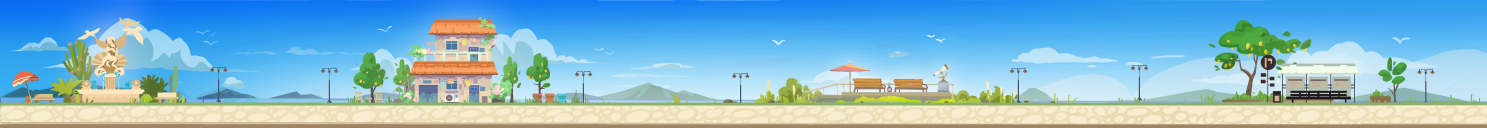
#> input picture assets/authoring/streets_20261101/residential_noon.png, 7431 x 640 px (shown at 1/5 size)
$ python build_motion_grass_clearance_20261106.py
#> lines starting #> are read from the running program, lines starting #| are printed output that depends on the picture
"""Local, reproducible technical masks for the newly inventoried grass tufts.

Only the existing red clearance channel is changed, never displayed artwork.
The other channels and every pixel outside the listed working windows survive.
Run from any directory; output receipt can be given as the first argument.
"""
from __future__ import annotations

import hashlib
import json
from pathlib import Path
import sys

import numpy as np
from PIL import Image

ROOT = Path(__file__).resolve().parents[1]
SPECS = {
    "residential": {
        "source": "assets/authoring/streets_20261101/residential_noon.png",
        "source_sha256": "2f8c9b4f88a1e6628441b181b178e39c288773f8e177b89db615233732621b55",
        "source_size": (7431, 640),
        "windows": [(1727,450,1784,515),(2919,480,2953,515),
                    (5331,465,5394,515),(5660,476,5703,515),
                    (5990,467,6049,515),(6820,490,6862,515),
                    (7345,461,7411,515)],
        "supports": [(1774,445,1784,515),(2909,475,2924,515),
                     (5682,476,5703,515),(6844,490,6862,515)],
        # Two stiff rounded cactus stems were accidentally sampled by the old
        # sea field at y484+. They are not part of the new flexible bent grass.
        "stiff_plants": [(5262,461,5298,515)],
    },
    "coastal": {
        "source": "assets/authoring/town_20261029/clean_road_noon.png",
        "source_sha256": "ff0775a5138b3654a32b257c727b4ddf0091eb2135ffe5a2261eead0a9bb38a8",
        "source_size": (5383, 640),
        "windows": [(994,461,1092,515),(4673,480,4712,515),
                    (4739,491,4773,515),(4959,479,4995,515),
                    (5028,482,5076,515),(5302,493,5339,515),
                    (5358,479,5383,515)],
        "supports": [(1080,461,1109,515),(4715,480,4739,515),
                     (4769,491,4779,515)],
    },
}


def sha(path: Path) -> str:
    return hashlib.sha256(path.read_bytes()).hexdigest()


def grow(mask: np.ndarray, count: int) -> np.ndarray:
    for _ in range(count):
        p = np.pad(mask, 1, constant_values=False)
        mask = np.logical_or.reduce([p[y:y+mask.shape[0], x:x+mask.shape[1]]
                                     for y in range(3) for x in range(3)])
    return mask


def distance(mask: np.ndarray, count: int = 10) -> np.ndarray:
    result = np.zeros(mask.shape, dtype=np.uint8)
    for _ in range(count):
        result += mask
        p = np.pad(mask, 1, constant_values=False)
        mask = np.logical_and.reduce([p[y:y+mask.shape[0], x:x+mask.shape[1]]
                                      for y in range(3) for x in range(3)])
    return result


def mark(mask: np.ndarray, box: tuple) -> None:
    x0,y0,x1,y1 = box
    mask[y0:y1,x0:x1] = True


def build(family: str) -> dict:
#> called with family = 'residential'
    spec = SPECS[family]
    source = ROOT/spec["source"]
    source_hash = sha(source)
    if source_hash != spec["source_sha256"]:
        raise ValueError(f"{family}: artwork changed; remeasure grass before rebuilding its mask")
    source_image = Image.open(source)
#> source_image is the input picture: PIL image 7431x640 RGBA; mean R, G, B, A 131.5, 184.5, 209.6, 255
    if source_image.size != spec["source_size"]:
        raise ValueError(f"{family}: unexpected source dimensions")
    rgb = np.asarray(source_image.convert("RGB"), dtype=np.float32)/255.0
    r,g,b = rgb[:,:,0],rgb[:,:,1],rgb[:,:,2]
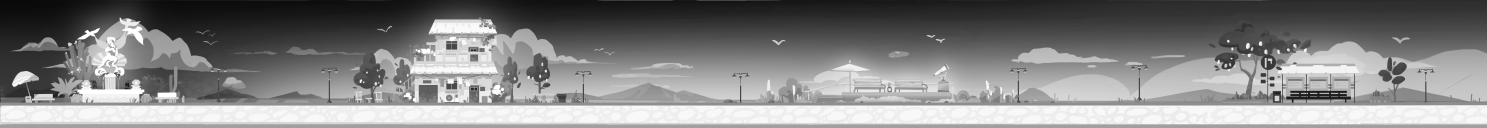
#> r: shape (640, 7431) float32 (shown at 1/5 size); min 0.0353, max 1, mean 0.516
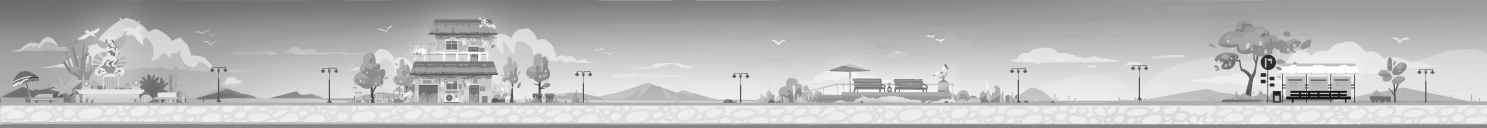
#> g: shape (640, 7431) float32 (shown at 1/5 size); min 0.0784, max 1, mean 0.723
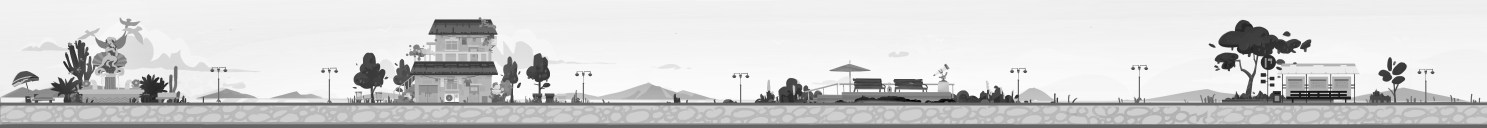
#> b: shape (640, 7431) float32 (shown at 1/5 size); min 0, max 1, mean 0.822
    image_path = ROOT/f"assets/authoring/street_motion_masks_20261103/{family}_foliage_clearance.png"
#> (the run stopped early here; a loop or call above may not have finished)
